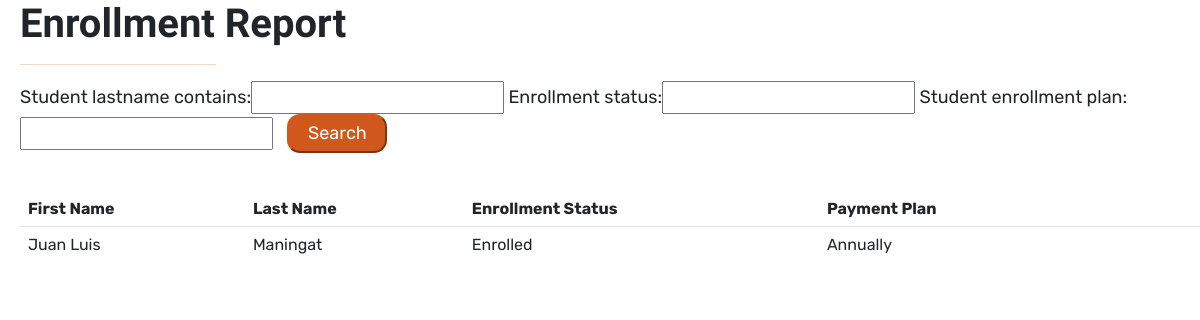
The app's page /studentEnrollment (signed in), older data.
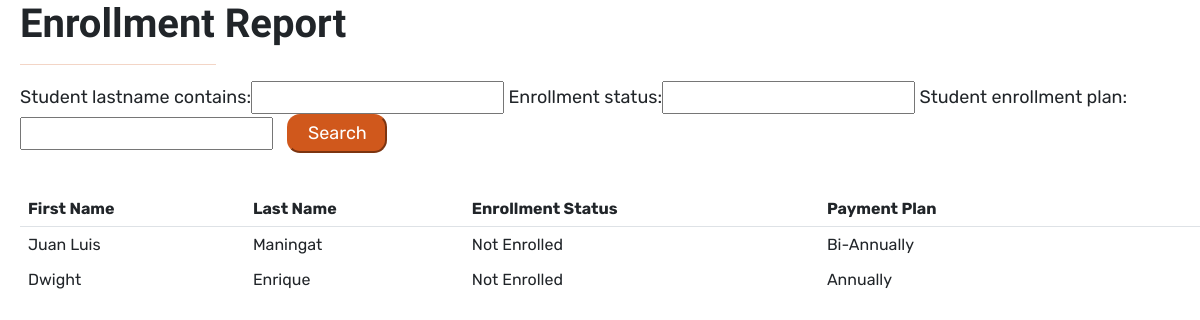
The same page, newer data.
### sis_app/models.py (models this page shows)
class Account(models.Model):
    username = models.CharField(max_length=128)
    password = models.CharField(max_length=128)#passwords should be stored hashed
    class Meta:
        abstract=True # Don't use this line if you want Contact to have its own table

class Student(Account):
    student_firstname = models.CharField(max_length=128, default=None)#
    student_lastname = models.CharField(max_length=128, default=None)#
    student_middlename = models.CharField(max_length=128, default=None)
    student_nickname = models.CharField(max_length=128, default=None)
    student_birthday = models.DateField(default=datetime.date.today())
    grade_levels = [
        ('Nursery','Nursery'),
        ('Kinder 1','Kinder 1'),
        ('Kinder 2 Junior', 'Kinder 2 Junior'),
        ('Kinder 2 Senior', 'Kinder 2 Senior'),
    ]
    student_grade_level = models.CharField(max_length=128, choices=grade_levels, default='Nursery')#
    status =[
    ('Not Enrolled','Not Enrolled'),
    ('Enrolled', 'Enrolled'),
    ]#
    enrollment_status = models.CharField(max_length=20, choices=status,default='Not Enrolled')#
    student_schoolyear_start=models.IntegerField(('year'), validators=[MinValueValidator(2000)], default=None)#
    student_address = models.CharField(max_length=300, default=None)
    student_religion = models.CharField(max_length=128, default=None)
    student_nationality = models.CharField(max_length=128, default=None)
    student_hobbies = models.TextField(max_length=500, default=None)
    student_likes = models.TextField(max_length=500, default=None)
    student_dislikes = models.TextField(max_length=500, default=None)
    student_shm = models.TextField(max_length=500, default=None)
    student_allergies = models.TextField(max_length=500, default=None)
    student_sd = models.TextField(max_length=500, default=None)
    student_oconsiderations = models.TextField(max_length=500, default=None)
    student_guardianemail = models.EmailField(max_length = 254, default=None)
    student_f_firstname = models.CharField(max_length=128, default=None)
    student_f_lastname = models.CharField(max_length=128, default=None)
    student_f_middlename = models.CharField(max_length=128, default=None)
    student_f_telno = models.CharField(max_length=128, default=None)
    student_f_address = models.CharField(max_length=300, default=None)
    student_f_occupation = models.CharField(max_length=128, default=None)
    student_f_employer = models.CharField(max_length=128, default=None)
    student_f_oaddress = models.CharField(max_length=300, default=None)
    student_f_otelno = models.CharField(max_length=128, default=None)
    student_f_natureofbusiness = models.CharField(max_length=128, default=None)
    student_m_firstname = models.CharField(max_length=128, default=None)
    student_m_lastname = models.CharField(max_length=128, default=None)
    student_m_middlename = models.CharField(max_length=128, default=None)
    student_m_telno = models.CharField(max_length=128, default=None)
    student_m_address = models.CharField(max_length=300, default=None)
    student_m_occupation = models.CharField(max_length=128, default=None)
    student_m_employer = models.CharField(max_length=128, default=None)
    student_m_oaddress = models.CharField(max_length=300, default=None)
    student_m_otelno = models.CharField(max_length=128, default=None)
    student_m_natureofbusiness = models.CharField(max_length=128, default=None)
    student_sibling_name = models.CharField(max_length=300, default=None)
    student_sibling_gender = models.CharField(max_length=128, default=None)
    student_sibling_age = models.IntegerField(default=None)
    student_sibling_school=models.CharField(max_length=300, default=None)
    student_medexp = models.BooleanField(default = False)
    student_rules = models.BooleanField(default = False)
    student_accuracy = models.BooleanField(default = False)
    student_signedname = models.CharField(max_length=300, default=None)
    student_signdate = models.DateField(default=datetime.date.today())
    enrollment_plan_choices =[
    ('Annually','Annually'),
    ('Bi-Annually', 'Bi-Annually'),
    ('Quarterly', 'Quarterly'),
    ]
    student_enrollment_plan = models.CharField(max_length=20, choices=enrollment_plan_choices,default='Annually')

### sis_app/views.py (the view)
# urls.py: path('studentEnrollment',views.EnrollmentStatusAndPaymentPlan, name="student_enrollment"),
@login_required(login_url='sis_app:log_in')
def EnrollmentStatusAndPaymentPlan(request):
    if request.user.is_superuser:
        students = Student.objects.all()
        myFilter2 = EnrollmentStatusAndPaymentPlanFilter(request.GET, queryset=students)
        students = myFilter2.qs
        context = {'studentList' : students, 'myFilter2': myFilter2}
        return render(request,"sis_app/Student_Enrollment.html", context)
    else:
        return redirect('sis_app:home')

### sis_app/templates/sis_app/Student_Enrollment.html (shortened to what this page needs)
{% load static %}
{%block content %}
{% block styles %}
    <link href="https://cdn.jsdelivr.net/npm/bootstrap@5.1.3/dist/css/bootstrap.min.css" rel="stylesheet">
	<link rel="stylesheet" href="{% static "styles/studentEnrollment.css" %}" type="text/css">
{% endblock %}
<body>
    <h1 class="pageHeading">Enrollment Report</h1>
    <hr>
    <div class="form-container">
        <form method="get" style=>
            {{myFilter2.form}}
            <button class="buttonDesignPositive" id="search" type="submit">Search</button>
        </form>
    </div>
    <div class="table-container">
        <table class = "table table-borderless">
            <thead class= "border-bottom font-weight-bold">
                <tr>
                    <th>First Name</th>
                    <th>Last Name</th>
                    <th>Enrollment Status</th>
                    <th>Payment Plan</th>
                    <th></th>
                    <th></th>
                    <th></th>
                </tr>
            </thead>
            <tbody>
                {% for student in studentList %}
                <tr id="searchbar">
                    <td data-heading="First Name">{{student.student_firstname}}</td>
                    <td data-heading="Last Name">{{student.student_lastname}}</td>
                    <td data-heading="Enrollment Status">{{student.enrollment_status}}</td>
                    <td data-heading="Payment Plan">{{student.student_enrollment_plan}}</td>
                </tr>
                {% endfor %}
            </tbody>
        </table>
    </div>
{% endblock content %}
</body>

Row changes from the older to the newer data that the page shows:
changed Student "Juan Luis": enrollment_status "Enrolled" → "Not Enrolled"; student_enrollment_plan "Annually" → "Bi-Annually"
added Student: student_firstname "Dwight", student_lastname "Enrique", enrollment_status "Not Enrolled", student_enrollment_plan "Annually"
